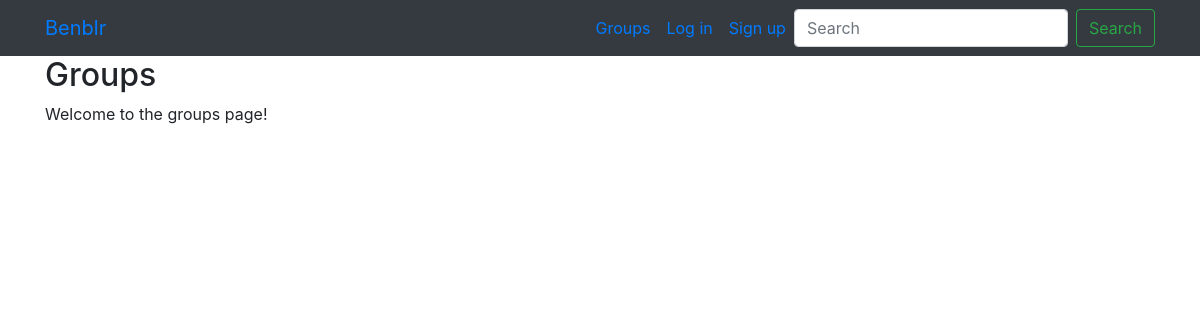
The page /groups/ on the database as committed earlier.
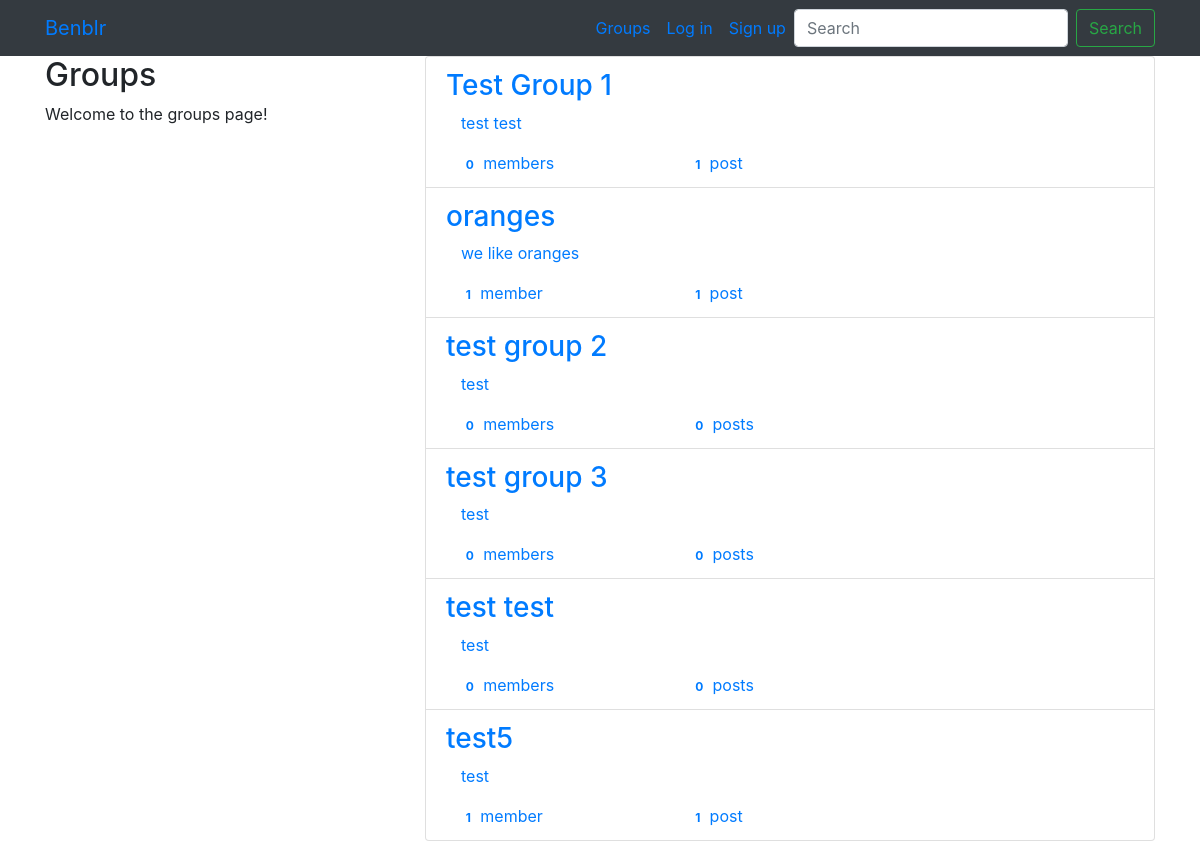
The same page on the database as committed later.
### groups/models.py (models this page shows, shortened)
class Group(models.Model):
    name = models.CharField(max_length=256)
    slug = models.SlugField(allow_unicode=True, unique=True)
    description = models.TextField(blank=True, default='')
    description_html = models.TextField(editable=False, default='', blank=True)
    members = models.ManyToManyField(User, through='GroupMember')
    class Meta:
        ordering = ['name']

### groups/views.py (the view)
# urls.py: path('', views.ListGroups.as_view(), name='all'),
class ListGroups(generic.ListView):
    model = Group

### groups/templates/groups/group_list.html (shortened to what this page needs)
{% extends 'groups/group_base.html' %}
{% block pregroup %}
<div class="col-md-4">
  <div class="content">
    <h2> Groups </h2>
    <p> Welcome to the groups page!</p>
  </div>
</div>
{% endblock %}
{% block group_content %}
<div class="col-md-8">
  <div class="list-group">
    {% for group in object_list %}
      <a class='list-group-item' href="{% url 'group:single' slug=group.slug %}">
        <h3 class='title list-group-item-heading'> {{group.name}} </h3>
        <div class="list-group-item-text container-fluid">
          {{group.description_html|safe}}
          <div class="row">
            <div class="col-md-4">
              <span class='badge'> {{ group.members.count }} </span>
              member{{group.members.count|pluralize}}
            </div>
            <div class="col-md-4">
              <span class="badge"> {{group.posts.count }}</span>
              post{{group.posts.count|pluralize}}
            </div>
          </div>
        </div>
      </a>
    {% endfor %}
  </div>
</div>
{% endblock %}

### groups/templates/groups/group_base.html (shortened to what this page needs)
{% extends 'base.html' %}
{% block content %}
<div class="container">
  <div class="row">
    {% block pregroup %} {% endblock %}
    {% block group_content %} {% endblock %}
  </div>
</div>
{% endblock %}

### templates/base.html (shortened to what this page needs)
<!DOCTYPE html>
{% load staticfiles %}
<html lang="en" dir="ltr">
  <head>
    <link rel="stylesheet" href="https://stackpath.bootstrapcdn.com/bootstrap/4.1.3/css/bootstrap.min.css"
>
    <link href="https://maxcdn.bootstrapcdn.com/font-awesome/4.7.0/css/font-awesome.min.css" rel="stylesheet">
    <link rel="stylesheet" href="{% static 'socialmedia/css/master.css' %}">
  </head>
  <body>
    <nav class="navbar navbar-expand-lg bg-dark mynav" role="navigation" id="navbar">
      <div class="container">
        <div class="navbar-nav align-items-center">
          <a class="navbar-brand mynav" href="{% url 'home' %}"> Benblr </a>
        </div>
        <div class="navbar-nav ml-auto">
          {% if user.is_authenticated %}
            <li> <a class="nav-item nav-link" href="{% url 'posts:create' %}" class="btn btn-simple">Post</a> </li>
            <li> <a class="nav-item nav-link" href="{% url 'groups:all' %}" class="btn btn-simple">Groups</a> </li>
            <li> <a class="nav-item nav-link" href="{% url 'groups:create' %}" class="btn btn-simple">Create group</a> </li>
            <li> <a class="nav-item nav-link" href="{% url 'accounts:logout' %}" class="btn btn-simple">Log out</a> </li>
          {% else %}
            <a class="nav-item nav-link" href="{% url 'groups:all' %}" class="btn btn-simple">Groups</a>
            <a class="nav-item nav-link" href="{% url 'accounts:login' %}" class="btn btn-simple">Log in</a>
            <a class="nav-item nav-link" href="{% url 'accounts:signup' %}" class="btn btn-simple">Sign up</a>
          {% endif %}
        </div>
        <form class="form-inline my-2 my-lg-0">
          <input class="form-control mr-sm-2" type="search" placeholder="Search" aria-label="Search" name='search'>
          <button class="btn btn-outline-success my-2 my-sm-0" type="submit">Search</button>
        </form>
      </div>
    </nav>
    <div class="">
      {% block content %}
      {% endblock %}
    </div>
  </body>
</html>

Rows that differ between the two databases and show on the page:
added Group: name "Test Group 1", description_html "test test", members.count "0", posts.count "1"
added Group: name "oranges", description_html "we like oranges", members.count "1", posts.count "1"
added Group: name "test group 2", description_html "test", members.count "0", posts.count "0"
added Group: name "test group 3", description_html "test", members.count "0", posts.count "0"
added Group: name "test test", description_html "test", members.count "0", posts.count "0"
added Group: name "test5", description_html "test", members.count "1", posts.count "1"
